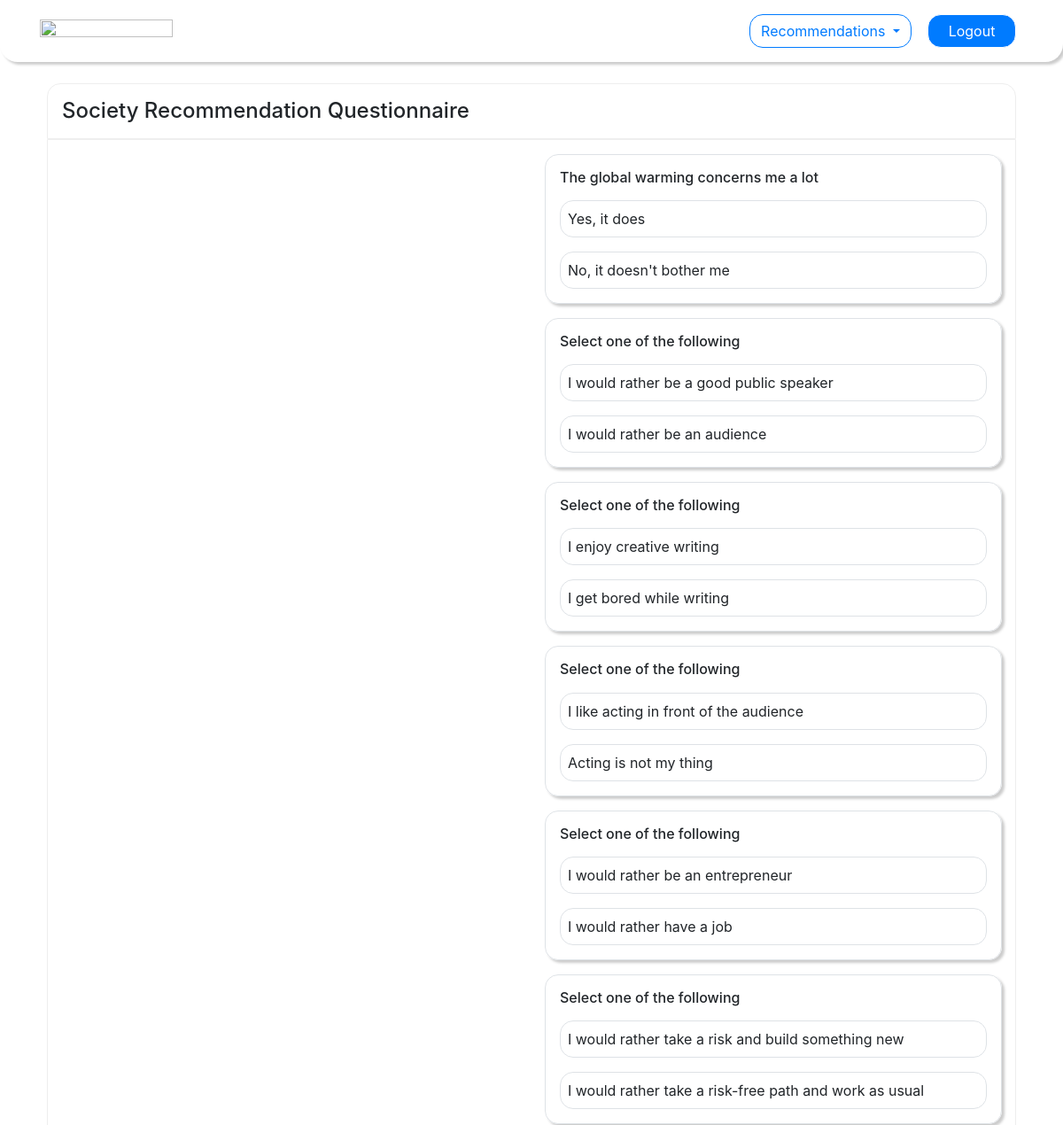
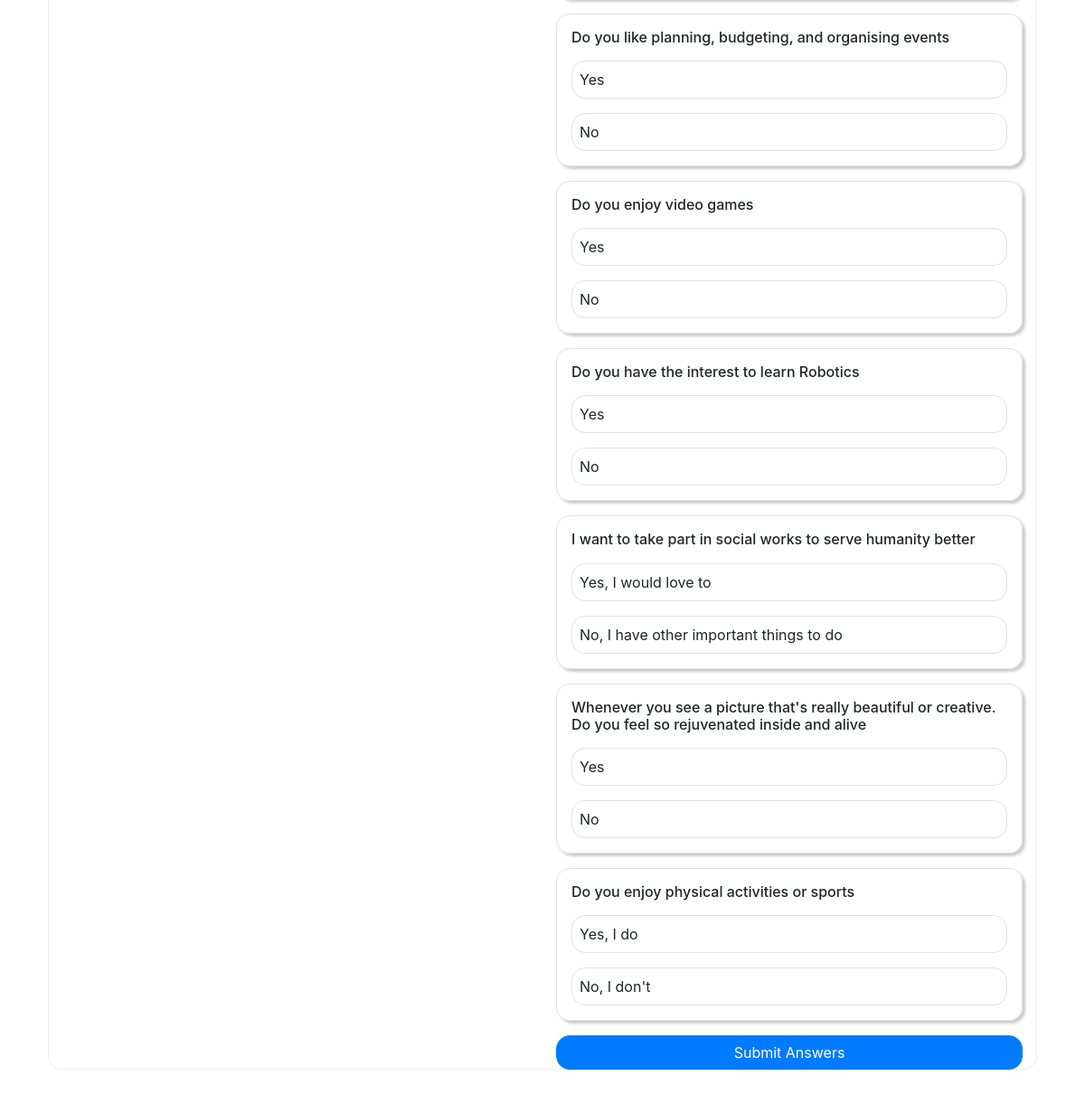
The app's page /society/ (signed in) with its own data (2 pictures, top to bottom).
### application/models.py (models this page shows, shortened)
class Question(models.Model):
    text = models.CharField(max_length = 255)
    answers = models.ManyToManyField(Answer)

class Answer(models.Model):
    text = models.CharField(max_length = 255)
    boolean = models.IntegerField(default = 0)

### application/views.py (the view)
# urls.py: path('society/', views.society, name="society"),
@login_required
def society(request):
    all_questions = Question.objects.all()
    context = {
        'all_questions': all_questions,
        'total_questions': all_questions.count()
    }
    return render(request, 'society.html', context)

### templates/society.html (shortened to what this page needs)
{% load static %}
{% include 'inc/head.inc.html' %}
{% include 'inc/navbar.inc.html' %}
<body>
    <br>
    <div class="container">
        <div class="mb-3">
            <div class="p-3 mx-2" style="border-radius: 15px 15px 0px 0px; border: solid 1px #eeeeee;">
                <h4 class="mb-0">Society Recommendation Questionnaire</h4>
            </div>
            <div class="row mx-2 py-0 row-container" style="border-radius: 0px 0px 15px 15px; border: solid 1px #eeeeee;">
                <div class="col-sm-6 d-flex align-items-center" style="border-radius: 15px 0px 0px 15px;">
                </div>
                <div class="col-sm-6 row-container" style="overflow-y: auto;">
                    <div class="py-3">
                        {% for question in all_questions %}
                            <div class="border radius-15 p-3 mb-3" style="box-shadow: 3px 3px 3px #cccccc;">
                                <h6>{{ question.text }}</h6>
                                {% for answer in question.answers.all %}
                                    <div class="border radius-15 p-2 mt-3 answer answer-{{ question.id }}"
                                        onclick="select_answer(this, 'answer-{{ question.id }}')"
                                        data-answer-id="{{ answer.id }}"
                                        data-question-id="{{ question.id }}">
                                        {{ answer.text }}
                                    </div>
                                {% endfor %}
                            </div>
                        {% endfor %}
                        <button type="button" onclick="submit_answers()" class="btn btn-primary px-3 btn-block radius-15">Submit Answers</button>
                    </div>
                </div>
            </div>
        </div>
    </div>
</body>
</html>

### templates/inc/head.inc.html (shortened to what this page needs)
{% load static %}
<!doctype html>
<html class="no-js" lang="zxx">
<head>
    <link rel="stylesheet" href="https://maxcdn.bootstrapcdn.com/bootstrap/4.4.1/css/bootstrap.min.css">
    <link rel="stylesheet" href="https://cdnjs.cloudflare.com/ajax/libs/font-awesome/4.7.0/css/font-awesome.min.css">
    <link href='https://api.mapbox.com/mapbox-gl-js/v1.11.1/mapbox-gl.css' rel='stylesheet' />
    <link rel="stylesheet" href="{% static 'assets/css/custom.css' %}">
</head>

### templates/inc/navbar.inc.html (shortened to what this page needs)
{% load static %}
<nav class="navbar navbar-expand-md bg-white navbar-dark" style="box-shadow: 3px 3px 3px #cccccc; height: 70px; border-radius: 0px 0px 20px 20px;">
    <div class="container">
        <a href="{% url 'index' %}">
            <img src="{% static 'img/logo.png' %}" style="height: 100%; width: 150px;" alt="">
        </a>
        <div class="collapse navbar-collapse text-right" id="collapsibleNavbar">
            <div style="width: 100%">
                <ul class="navbar-nav d-flex justify-content-end">
                    <div class="btn-group" role="group" aria-label="" style="padding-right: 10px;">
                        <div class="btn-group" role="group">
                            <button id="dropdownId" type="button" class="btn btn-outline-primary dropdown-toggle" data-toggle="dropdown"
                                aria-haspopup="true" aria-expanded="false">
                                Recommendations
                            </button>
                        </div>
                    </div>
                    {% if user.is_authenticated %}
                        <li class="nav-item">
                            <a href="{% url 'logout' %}" class="m-0 p-0">
                                <button type="button" style="border: solid 1px white; width: 100px;" class="mx-2 btn btn-primary">Logout</button>
                            </a>
                        </li>
                    {% endif %}
                </ul>
            </div>
        </div>
    </div>
  </nav>

### static/assets/css/custom.css (style rules this page uses)
.answer { cursor: pointer; transition-duration: 0.25s; }

### templates/inc/head.inc.html (style rules this page uses)
.row-container { height: 70vh; }
.radius-15 { border-radius: 15px; }
button.btn { border-radius: 15px; }

### records on screen
Question: text "The global warming concerns me a lot"
Answer: text "Yes, it does"
Answer: text "No, it doesn't bother me"
Question: text "Select one of the following"
Answer: text "I would rather be a good public speaker"
Answer: text "I would rather be an audience"
Question: text "Select one of the following"
Answer: text "I enjoy creative writing"
Answer: text "I get bored while writing"
Question: text "Select one of the following"
Answer: text "I like acting in front of the audience"
Answer: text "Acting is not my thing"
Question: text "Select one of the following"
Answer: text "I would rather be an entrepreneur"
Answer: text "I would rather have a job"
Question: text "Select one of the following"
Answer: text "I would rather take a risk and build something new"
Answer: text "I would rather take a risk-free path and work as usual"
Question: text "Do you like planning, budgeting, and organising events"
Answer: text "Yes"
Answer: text "No"
Question: text "Do you enjoy video games"
Question: text "Do you have the interest to learn Robotics"
Question: text "I want to take part in social works to serve humanity better"
Answer: text "Yes, I would love to"
Answer: text "No, I have other important things to do"
Question: text "Whenever you see a picture that's really beautiful or creative. Do you feel so rejuvenated inside and alive"
Question: text "Do you enjoy physical activities or sports"
Answer: text "Yes, I do"
Answer: text "No, I don't"
